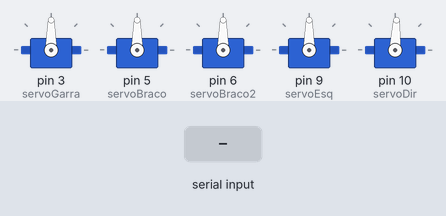
Bench run of a sketch on a simulated Arduino Uno, built with avr-gcc and run on an emulated ATmega328P. Shown: 5 × servo. The inputs (shaded band) are chosen by the test bench.

Above: at 1.2 s.
1.3 s: "a" received over Serial
4.3 s: "d" received over Serial
At 6.5 s:
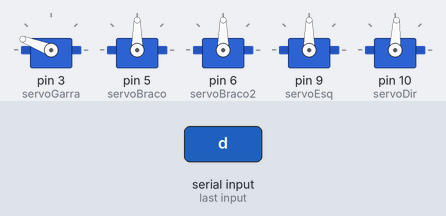
7.3 s: "e" received over Serial
At 8.3 s:
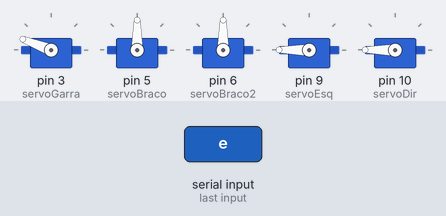
10.1 s: "f" received over Serial
13.1 s: "D" received over Serial
At 14.3 s:
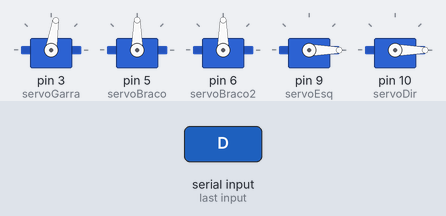
16.1 s: "E" received over Serial
At 16.5 s:
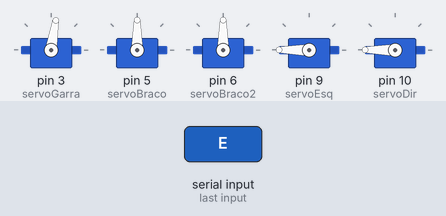
Timing chart, 0 to 19.1 s (numbered marks = the images above; inputs shaded):
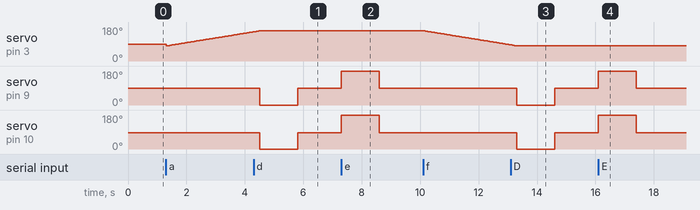

Measured:
- after the input at 4.3 s, servo on pin 9 (servoEsq): 90° → 0° after 0.21 s, → 90° 1.3 s later; servo on pin 10 (servoDir): 87° → 0° after 0.21 s, → 87° 1.3 s later
- after the input at 7.3 s, servo on pin 9 (servoEsq): 90° → 180° at once, → 90° 1.3 s later; servo on pin 10 (servoDir): 87° → 180° at once, → 87° 1.3 s later
- after the input at 13.1 s, servo on pin 9 (servoEsq): 90° → 0° after 0.21 s, → 90° 1.3 s later; servo on pin 10 (servoDir): 87° → 0° after 0.21 s, → 87° 1.3 s later
- after the input at 16.1 s, servo on pin 9 (servoEsq): 90° → 180° at once, → 90° 1.3 s later; servo on pin 10 (servoDir): 87° → 180° at once, → 87° 1.3 s later

The sketch:

braco_robotico.ino
```cpp
#include <Servo.h> //BIBLIOTECA DE FUNÇÕES COM MOTORES SERVOS

 // DECLARAÇÃO DOS MOTORES UZADOS NO PROJETO...
  Servo servoEsq; //RODA ESQUERDA DA BASE DO BRAÇO...
  Servo servoDir;  //RODA DIREITA...
  Servo servoGarra;   //GARRA DO B RAÇO MECÂNICO...
  Servo servoBraco;  //MOTOR RESPONSÁVEL PELA MOVIMENTAÇÃO VERTICL DO BRAÇO...
  Servo servoBraco2;

  int posicaoBraco = 0;
  int posicaoGarra = 80;

void setup() //FUNÇÃO ONDE SÃO ESPECIFICADAS AS CONFIGURAÇÕES DO PROJETO...
{
  //ATRIBUIÇÃO DE PINOS PARA OS MOTORES
  servoGarra.attach(3);
  servoBraco.attach(5);
  servoBraco2.attach(6);
  servoEsq.attach(9);
  servoDir.attach(10);
  Serial.begin(9600);
}

void parado() //FUNÇÃO QUE MANTÉN OS DOIS SERVOS DE ROTAÇÃO CONTÍNUA USADOS NAS RODAS PARADOS (ROBÔ PARADO)...
{
    servoDir.write(87);
    servoEsq.write(90);
}
void direita() //FUNÇÃO RESPONSÁVEL POR GIRAR A BASE PARA A DIREITA...
{
    servoEsq.write(0);
    servoDir.write(0);
    delay(1300); //GIRA POR ATÉ ATINGIR UM ÂNGULO DE APROX.90 GRAUS E PARA...
    parado();
}

void esquerda()  //FUNÇÃO RESPONSÁVEL POR GIRAR A BASE PARA A ESQUERDA...
{
    servoEsq.write(180);
    servoDir.write(180);
    delay(1300);   //GIRA POR ATÉ ATINGIR UM ÂNGULO DE APROX. 90 GRAUS E PARA...
    parado();
}

void sobeBraco() // FUNÇÃO RESPONSÁVELPORLEVANTAR O BRAÇO MECÂNICO...
{
  int i;
  for( i = posicaoBraco;i<90;i++)
  {
      servoBraco.write(180-i);
      servoBraco2.write(i);
      delay(45);
  }
  posicaoBraco = i;
}

void baixaBraco() //FUNÇÃO RESPONSÁVEL POR BAIXAR O BRAÇO MECÂNICO...
{
  int i;
  for(i = posicaoBraco; i > 0;i--)
  {
      servoBraco.write(180-i);
      servoBraco2.write(i);
      delay(45);
  }
  posicaoBraco = i;
}

void abre() // FUNÇÃO QU ABRE A GARRA...
{
   int i;
  for(i = posicaoGarra; i < 160;i++)
  {
      servoGarra.write(i);
      delay(40);
  }
  posicaoGarra = i;
}

void fecha()  // FUNÇÃO QU FECHA A GARRA...
{
   int i;
  for(i = posicaoGarra; i > 80;i--)
  {
      servoGarra.write(i);
      delay(40);
  }
  posicaoGarra = i;
}


void loop()
{
    char tecla = Serial.read(); // A PORTA SERIAL LÊ UMA TECLA DIGITADA NO TECLADO DO COMPUTADOR...
                                //E DE ACORDO COM O CARACTER LIDO CHAMA UMA DAS FUNÇÕES ACIMA...

    if(tecla == 'd' || tecla == 'D') //CASO PRESSIONE A TECLA 'D', O ROBO GIRA PARA A DIREITA...
    {
      direita();
    }
    else if(tecla == 'e' || tecla == 'E') //CASO PRESSIONE A TECLA 'D', O ROBO GIRA PARA A ESQUERDA...
    {
      esquerda();
    }

    else if (tecla == 'a' || tecla == 'A') //CASO PRESSIONE A TECLA 'A', O ROBO ABRE A GARRA...
    {
       abre();
    }
    else if(tecla == 'f' || tecla == 'F') //CASO PRESSIONE A TECLA 'F', O ROBO FECHA A GARRA...
    {
      fecha();
    }
    else if (tecla == 's' || tecla == 'S') //CASO PRESSIONE A TECLA 'S', O ROBO SOBE O BRAÇO...
    {
        sobeBraco();
    }
    else if (tecla == 'b' || tecla == 'B') //CASO PRESSIONE A TECLA 'B', O ROBO BAIXA O BRAÇO...
    {
       baixaBraco();
    }

    else // CASO NÃO PRESSIONE NENHUMA TECLA O ROBÔ PERMANECE PARADO...
    {
        parado();
    }
}
```
